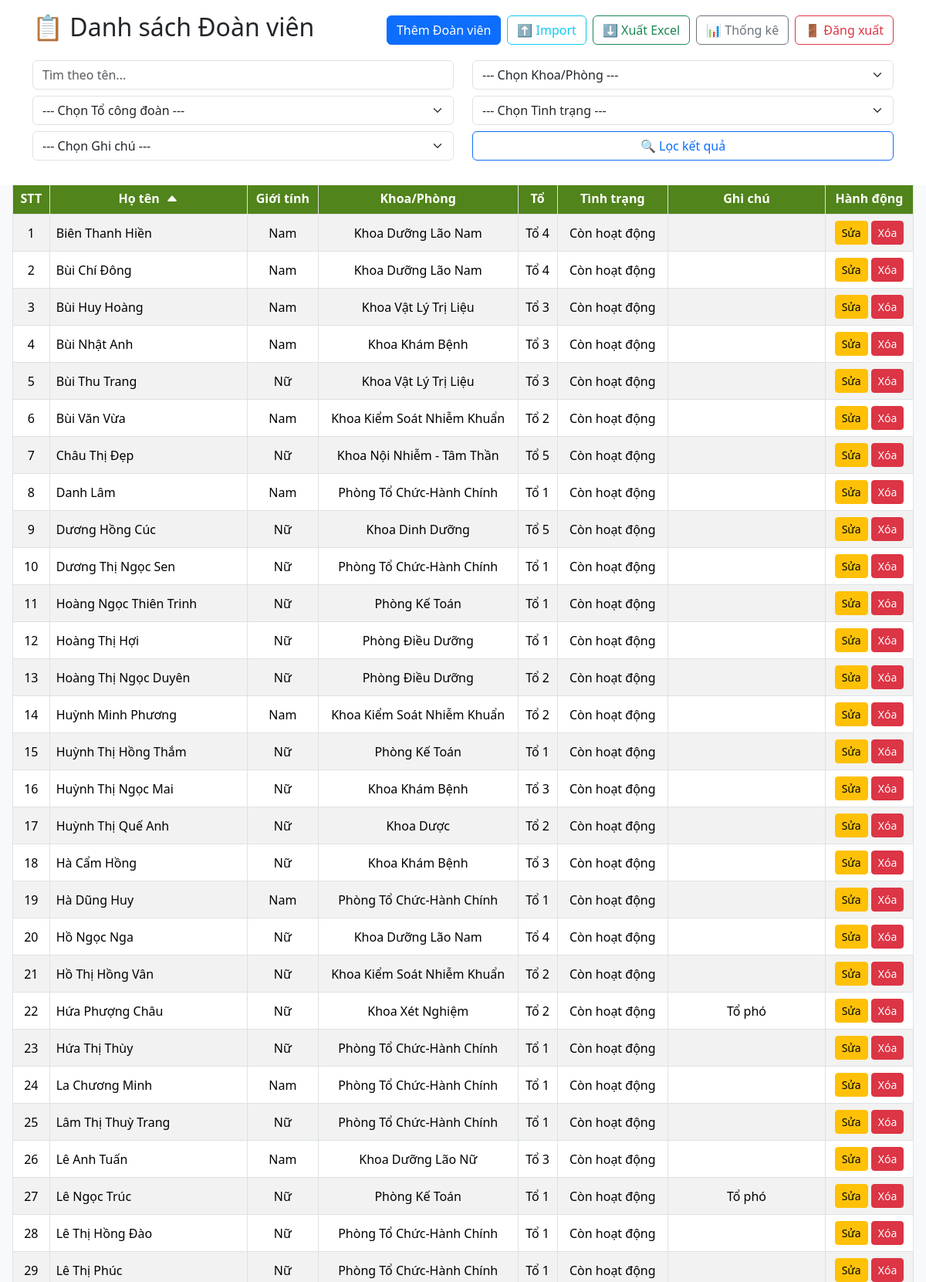
The app's page / (signed in, upper part) with its own data.
### doanvien/models.py (models this page shows, shortened)
class Member(models.Model):
    name = models.CharField(max_length=180)
    gender = models.CharField(max_length=10, choices=[('Nam','Nam'),('Nữ','Nữ')])
    department = models.ForeignKey(Department, on_delete=models.SET_NULL, null=True)
    group = models.ForeignKey(Group, on_delete=models.SET_NULL, null=True)
    status = models.CharField(
        max_length=50,
        choices=[
            ('Còn hoạt động','Còn hoạt động'),
            ('Hưu','Hưu'),
            ('Ngưng hoạt động','Ngưng hoạt động'),
        ],
        null=True,
        blank=True
    )
    note = models.CharField(
        max_length=50,
        choices=[
            ('Chủ tịch BCH CĐCS','Chủ tịch BCH CĐCS'),
            ('Phó chủ tịch BCH CĐCS','Phó chủ tịch BCH CĐCS'),
            ('Uỷ viên BCH CĐCS','Uỷ viên BCH CĐCS'),
            ('Tổ trưởng', 'Tổ trưởng'),
            ('Tổ phó', 'Tổ phó'),
            ('Người lao động', 'Người lao động'),
        ],
        null=True,
        blank=True
    )

class Department(models.Model):
    name = models.CharField(max_length=100)

class Group(models.Model):
    name = models.CharField(max_length=10)

### doanvien/views.py (the view)
# urls.py: path('', views.member_list, name='member-list'),  # Trang chủ
@login_required
def member_list(request):
    search = request.GET.get('q','')
    department_filter = request.GET.get('department','')
    group_filter = request.GET.get('group','')
    status_filter = request.GET.get('status','')
    note_filter = request.GET.get('note','')
    sort = request.GET.get('sort','name')
    direction = request.GET.get('direction','asc')
    members = Member.objects.all()
    if search:
        members = members.filter(name__icontains=search)
    if department_filter:
        members = members.filter(department_id=department_filter)
    if group_filter:
        members = members.filter(group_id=group_filter)
    if status_filter:
        members = members.filter(status = status_filter)
    if note_filter:
        members = members.filter(note = note_filter)
    if direction == 'desc':
        members = members.order_by(f'-{sort}')
    else:
        members = members.order_by(sort)
    departments = Department.objects.all()
    groups = Group.objects.all()
    status_choices = [choice[0] for choice in Member._meta.get_field('status').choices]
    note_choices = [choice[0] for choice in Member._meta.get_field('note').choices]
    return render(request, 'doanvien/member_list.html',{
        'members':members,
        'search': search,
        'departments': departments,
        'groups': groups,
        'selected_department': department_filter,
        'selected_group': group_filter,
        'selected_status': status_filter,
        'statuses': status_choices,
        'selected_note': note_filter,
        'notes': note_choices,
        'query_string': request.GET.urlencode(),
        'current_sort': sort,
        'current_direction': direction,
    })

### doanvien/templates/doanvien/member_list.html (shortened to what this page needs)
{% load static %}
<!DOCTYPE html>
<html>
<head>
    <link href="https://cdn.jsdelivr.net/npm/bootstrap@5.3.3/dist/css/bootstrap.min.css" rel="stylesheet">
    <link rel="stylesheet" href="https://cdn.jsdelivr.net/npm/bootstrap-icons@1.13.1/font/bootstrap-icons.min.css">
</head>
<body class="bg-light">
    <div class="fixed-header">
        <div class="container">
            <div class="d-flex justify-content-between align-items-center mb-3">
                <h2>📋 Danh sách Đoàn viên</h2>
                <div class="d-flex gap-2">
                    <a href="{% url 'add-member' %}" class="btn btn-primary">Thêm Đoàn viên</a>
                    <a href="{% url 'import-members' %}" class="btn btn-outline-info">⬆️ Import</a>
                    <a href="{% url 'export-member-list' %}" class="btn btn-outline-success">⬇️ Xuất Excel</a>
                    <a href="{% url 'member-stats' %}" class="btn btn-outline-secondary">📊 Thống kê</a>
                    <a href="{% url 'logout' %}" class="btn btn-outline-danger">🚪 Đăng xuất</a>
                </div>
            </div>
            <form method="GET" class="mb-3">
                <div class="row mb-2">
                    <div class="col-md-6">
                        <input type="text" name="q" class="form-control" placeholder="Tìm theo tên..." value="{{ search }}">
                    </div>
                    <div class="col-md-6">
                        <select name="department" class="form-select">
                            <option value="">--- Chọn Khoa/Phòng ---</option>
                        </select>
                    </div>
                </div>
                <div class="row mb-2">
                    <div class="col-md-6">
                        <select name="group" class="form-select">
                            <option value="">--- Chọn Tổ công đoàn ---</option>
                        </select>
                    </div>
                    <div class="col-md-6">
                        <select name="status" class="form-select">
                            <option value="">--- Chọn Tình trạng ---</option>
                        </select>
                    </div>
                </div>
                <div class="row">
                    <div class="col-md-6">
                        <select name="note" class="form-select">
                            <option value="">--- Chọn Ghi chú ---</option>
                        </select>
                    </div>
                    <div class="col-md-6 text-end">
                        <button class="btn btn-outline-primary w-100">🔍 Lọc kết quả</button>
                    </div>
                </div>
            </form>
        </div>
    </div>
    <div class="scrollable-table">
        <table class="table table-bordered table-striped table-responsive">
            <thead class="text-center align-middle">
                <tr>
                    <th>STT</th>
                    <th>
                        <a class="text-white text-decoration-none" href="?{% if query_string %}{{ query_string }}&{% endif %}sort=name&direction={% if current_sort == 'name' and current_direction == 'asc' %}desc{% else %}asc{% endif %}">Họ tên
                            {% if current_sort == 'name' %}
                            <i class="bi {% if current_direction == 'asc' %}bi-caret-up-fill{% else %}bi-caret-down-fill{% endif %} ms-1"></i>
                            {% endif %}
                        </a>
                    </th>
                    <th>
                        <a class="text-white text-decoration-none" href="?{% if query_string %}{{ query_string }}&{% endif %}sort=gender&direction={% if current_sort == 'gender' and current_direction == 'asc' %}desc{% else %}asc{% endif %}">Giới tính
                        </a>
                    </th>
                    <th>
                        <a class="text-white text-decoration-none" href="?{% if query_string %}{{ query_string }}&{% endif %}sort=department__name&direction={% if current_sort == 'department__name' and current_direction == 'asc' %}desc{% else %}asc{% endif %}">Khoa/Phòng
                        </a>
                    </th>
                    <th>
                        <a class="text-white text-decoration-none" href="?{% if query_string %}{{ query_string }}&{% endif %}sort=group__name&direction={% if current_sort == 'group__name' and current_direction == 'asc' %}desc{% else %}asc{% endif %}">Tổ
                        </a>
                    </th>
                    <th>
                        <a class="text-white text-decoration-none" href="?{% if query_string %}{{ query_string }}&{% endif %}sort=status&direction={% if current_sort == 'status' and current_direction == 'asc' %}desc{% else %}asc{% endif %}">Tình trạng
                        </a>
                    </th>
                    <th>
                        Ghi chú
                    </th>
                    <th>Hành động</th>
                </tr>
            </thead>
            <tbody class='text-center align-middle'>
                {% for member in members %}
                <tr>
                    <td>{{ forloop.counter }}</td>
                    <td class='text-start align-middle'>{{ member.name }}</td>
                    <td>{{ member.gender }}</td>
                    <td>{{ member.department.name }}</td>
                    <td>{{ member.group.name }}</td>
                    <td>{{ member.status }}</td>
                    <td>{{ member.note|default:"" }}</td>
                    <td>
                        <a href="{% url 'edit-member' member.id %}" class="btn btn-sm btn-warning">Sửa</a>
                        <a href="{% url 'delete-member' member.id %}" class="btn btn-sm btn-danger">Xóa</a>
                    </td>
                </tr>
                {% empty %}
                <tr>
                    <td colspan="8">Không tìm thấy đoàn viên nào.</td>
                </tr>
                {% endfor %}
            </tbody>
        </table>
    </div>
</body>
</html>

### doanvien/templates/doanvien/member_list.html (style rules this page uses)
html, body { height: 100%; margin: 0; overflow: hidden; }
.fixed-header { position: fixed; top: 0; left: 0; right: 0; background: white; z-index: 1000; padding: 1rem; }
.scrollable-table { position: absolute; top: 220px; left: 0; right: 0; bottom: 0; overflow-y: auto; overflow-x: auto; padding: 1rem; background-color: #f8f9fa; }
thead th { position: sticky; top: 0; background-color: rgb(81, 132, 27) !important; color: white !important; z-index: 999; }
.scrollable-table tbody tr:first-child td { border-top: none !important; }

### records on screen
Member: name "Biên Thanh Hiền", gender "Nam", department.name "Khoa Dưỡng Lão Nam", group.name "Tổ 4", status "Còn hoạt động"
Member: name "Bùi Chí Đông", gender "Nam", department.name "Khoa Dưỡng Lão Nam", group.name "Tổ 4", status "Còn hoạt động"
Member: name "Bùi Huy Hoàng", gender "Nam", department.name "Khoa Vật Lý Trị Liệu", group.name "Tổ 3", status "Còn hoạt động"
Member: name "Bùi Nhật Anh", gender "Nam", department.name "Khoa Khám Bệnh", group.name "Tổ 3", status "Còn hoạt động"
Member: name "Bùi Thu Trang", gender "Nữ", department.name "Khoa Vật Lý Trị Liệu", group.name "Tổ 3", status "Còn hoạt động"
Member: name "Bùi Văn Vừa", gender "Nam", department.name "Khoa Kiểm Soát Nhiễm Khuẩn", group.name "Tổ 2", status "Còn hoạt động"
Member: name "Châu Thị Đẹp", gender "Nữ", department.name "Khoa Nội Nhiễm - Tâm Thần", group.name "Tổ 5", status "Còn hoạt động"
Member: name "Danh Lâm", gender "Nam", department.name "Phòng Tổ Chức-Hành Chính", group.name "Tổ 1", status "Còn hoạt động"
Member: name "Dương Hồng Cúc", gender "Nữ", department.name "Khoa Dinh Dưỡng", group.name "Tổ 5", status "Còn hoạt động"
Member: name "Dương Thị Ngọc Sen", gender "Nữ", department.name "Phòng Tổ Chức-Hành Chính", group.name "Tổ 1", status "Còn hoạt động"
Member: name "Hoàng Ngọc Thiên Trinh", gender "Nữ", department.name "Phòng Kế Toán", group.name "Tổ 1", status "Còn hoạt động"
Member: name "Hoàng Thị Hợi", gender "Nữ", department.name "Phòng Điều Dưỡng", group.name "Tổ 1", status "Còn hoạt động"
Member: name "Hoàng Thị Ngọc Duyên", gender "Nữ", department.name "Phòng Điều Dưỡng", group.name "Tổ 2", status "Còn hoạt động"
Member: name "Huỳnh Minh Phương", gender "Nam", department.name "Khoa Kiểm Soát Nhiễm Khuẩn", group.name "Tổ 2", status "Còn hoạt động"
Member: name "Huỳnh Thị Hồng Thắm", gender "Nữ", department.name "Phòng Kế Toán", group.name "Tổ 1", status "Còn hoạt động"
Member: name "Huỳnh Thị Ngọc Mai", gender "Nữ", department.name "Khoa Khám Bệnh", group.name "Tổ 3", status "Còn hoạt động"
Member: name "Huỳnh Thị Quế Anh", gender "Nữ", department.name "Khoa Dược", group.name "Tổ 2", status "Còn hoạt động"
Member: name "Hà Cẩm Hồng", gender "Nữ", department.name "Khoa Khám Bệnh", group.name "Tổ 3", status "Còn hoạt động"
Member: name "Hà Dũng Huy", gender "Nam", department.name "Phòng Tổ Chức-Hành Chính", group.name "Tổ 1", status "Còn hoạt động"
Member: name "Hồ Ngọc Nga", gender "Nữ", department.name "Khoa Dưỡng Lão Nam", group.name "Tổ 4", status "Còn hoạt động"
Member: name "Hồ Thị Hồng Vân", gender "Nữ", department.name "Khoa Kiểm Soát Nhiễm Khuẩn", group.name "Tổ 2", status "Còn hoạt động"
Member: name "Hứa Phượng Châu", gender "Nữ", department.name "Khoa Xét Nghiệm", group.name "Tổ 2", status "Còn hoạt động", note "Tổ phó"
Member: name "Hứa Thị Thùy", gender "Nữ", department.name "Phòng Tổ Chức-Hành Chính", group.name "Tổ 1", status "Còn hoạt động"
Member: name "La Chương Minh", gender "Nam", department.name "Phòng Tổ Chức-Hành Chính", group.name "Tổ 1", status "Còn hoạt động"
Member: name "Lâm Thị Thuỳ Trang", gender "Nữ", department.name "Phòng Tổ Chức-Hành Chính", group.name "Tổ 1", status "Còn hoạt động"
Member: name "Lê Anh Tuấn", gender "Nam", department.name "Khoa Dưỡng Lão Nữ", group.name "Tổ 3", status "Còn hoạt động"
Member: name "Lê Ngọc Trúc", gender "Nữ", department.name "Phòng Kế Toán", group.name "Tổ 1", status "Còn hoạt động", note "Tổ phó"
Member: name "Lê Thị Hồng Đào", gender "Nữ", department.name "Phòng Tổ Chức-Hành Chính", group.name "Tổ 1", status "Còn hoạt động"
Member: name "Lê Thị Phúc", gender "Nữ", department.name "Phòng Tổ Chức-Hành Chính", group.name "Tổ 1", status "Còn hoạt động"
